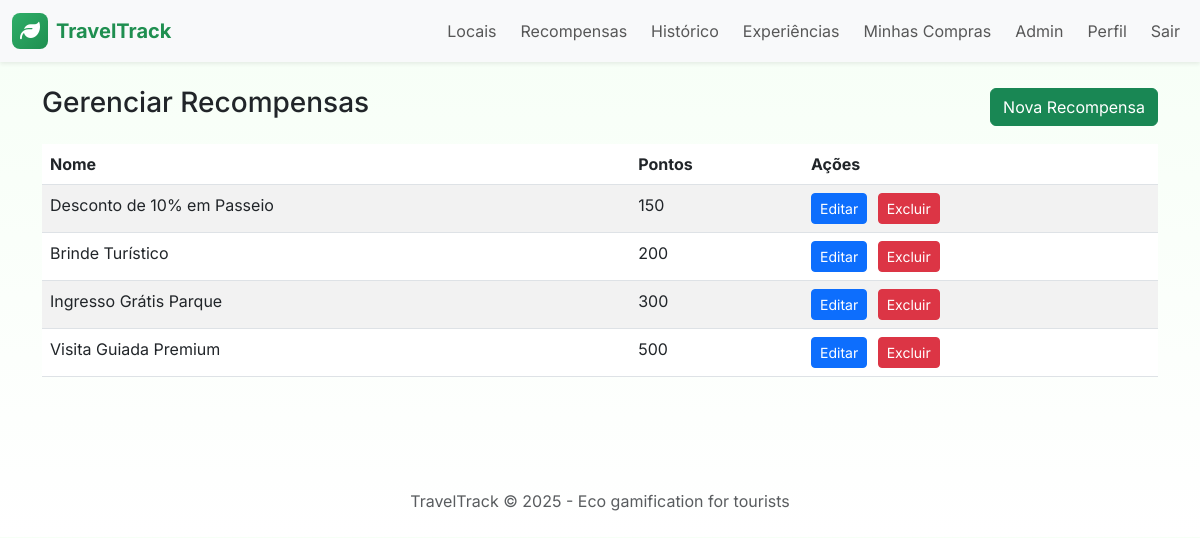
The app's page /index.php?page=admin_rewards (signed in) with its own data.
### tables this page shows
CREATE TABLE recompensa (
    id_recompensa SERIAL PRIMARY KEY,
    titulo VARCHAR(150) NOT NULL,
    descricao TEXT,
    custo_pontos INT NOT NULL
);

### controllers/BaseController.php (called while the page is built)
<?php
class BaseController
{
    protected function view($file, $data = [])
    {
        extract($data);
        include VIEW_PATH . '/' . $file;
    }
}

### controllers/AdminController.php (called while the page is built, shortened)
<?php
class AdminController extends BaseController
{
    public function rewards()
    {
        $rewards = (new RewardModel())->all();
        $this->view('admin/rewards.php', ['rewards' => $rewards]);
    }
}

### config/autoload.php (called while the page is built, shortened)
<?php
require_once __DIR__ . '/database.php';
spl_autoload_register(function ($class) {
    $paths = [CONTROLLER_PATH, MODEL_PATH];
    foreach ($paths as $p) {
        $file = $p . '/' . $class . '.php';
        if (file_exists($file)) {
            return;
        }
    }
});
?>

### config/database.php (called while the page is built)
<?php
class Database
{
    private $host = "localhost";
    private $port = "3306";
    private $dbName = "traveltrack";
    private $user = "root";
    private $password = "";
    public function conectar()
    {
        $url = "mysql:host=$this->host;port=$this->port;dbname=$this->dbName;charset=utf8mb4";
        try {
            $conn = new PDO($url, $this->user, $this->password, [
                PDO::ATTR_ERRMODE => PDO::ERRMODE_EXCEPTION,
                PDO::ATTR_DEFAULT_FETCH_MODE => PDO::FETCH_ASSOC,
                PDO::ATTR_EMULATE_PREPARES => false,
            ]);
            return $conn;
        } catch (PDOException $e) {
            throw new Exception('Falha ao conectar ao banco de dados: ' . $e->getMessage());
        }
    }
}
?>

### models/RewardModel.php (called while the page is built, shortened)
<?php
class RewardModel
{
    private $db;
    public function __construct()
    {
        $this->db = (new Database())->conectar();
    }
    public function all()
    {
        try {
            $stmt = $this->db->query('SELECT * FROM recompensa ORDER BY custo_pontos');
            $rows = $stmt->fetchAll(PDO::FETCH_ASSOC);
            $out = [];
            foreach ($rows as $r) {
                $out[] = [
                    'id' => $r['id_recompensa'] ?? null,
                    'name' => $r['titulo'] ?? $r['name'] ?? '',
                    'description' => $r['descricao'] ?? '',
                    'points_required' => $r['custo_pontos'] ?? 0,
                ];
            }
            return $out;
        } catch (PDOException $e) {
            return [];
        }
    }
}

### views/admin/rewards.php (the view, shortened to what this page needs)
<?php include VIEW_PATH . '/_shared/header.php'; ?>
<div class="d-flex justify-content-between align-items-center mb-3">
  <h3>Gerenciar Recompensas</h3>
  <a href="index.php?page=admin_reward_new" class="btn btn-success">Nova Recompensa</a>
</div>
<table class="table table-striped">
  <thead><tr><th>Nome</th><th>Pontos</th><th>Ações</th></tr></thead>
  <tbody>
    <?php foreach ($rewards as $r): ?>
      <tr>
        <td><?php echo htmlspecialchars($r['name']); ?></td>
        <td><?php echo htmlspecialchars($r['points_required']); ?></td>
        <td>
          <a class="btn btn-sm btn-primary" href="index.php?page=admin_reward_edit&id=<?php echo urlencode($r['id']); ?>">Editar</a>
          <form method="post" action="index.php?page=admin_reward_delete" style="display:inline-block;margin-left:6px;" onsubmit="return confirm('Deseja excluir esta recompensa?');">
            <button class="btn btn-sm btn-danger">Excluir</button>
          </form>
        </td>
      </tr>
    <?php endforeach; ?>
  </tbody>
</table>
<?php include VIEW_PATH . '/_shared/footer.php'; ?>

### public/styles.css (style rules this page uses)
:root { --green:#2fae68;--green-2:#1f8f50;--muted:#6b7280 }
body { font-family:Inter,system-ui,-apple-system,Segoe UI,Roboto,'Helvetica Neue',Arial;background:linear-gradient(180deg,#f6fff6,white) }

### records on screen
recompensa: titulo "Desconto de 10% em Passeio", custo_pontos "150"
recompensa: titulo "Brinde Turístico", custo_pontos "200"
recompensa: titulo "Ingresso Grátis Parque", custo_pontos "300"
recompensa: titulo "Visita Guiada Premium", custo_pontos "500"
